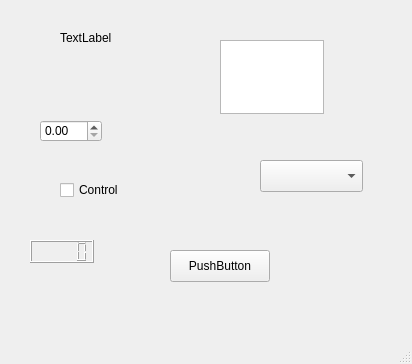
<?xml version="1.0" encoding="UTF-8"?>
<ui version="4.0">
 <class>FormPytestdriver</class>
 <widget class="QMainWindow" name="FormPytestdriver">
  <property name="geometry">
   <rect>
    <x>0</x>
    <y>0</y>
    <width>412</width>
    <height>364</height>
   </rect>
  </property>
  <property name="windowTitle">
   <string>MainWindow</string>
  </property>
  <widget class="QWidget" name="centralwidget">
   <widget class="QPushButton" name="pushButton">
    <property name="geometry">
     <rect>
      <x>170</x>
      <y>250</y>
      <width>100</width>
      <height>32</height>
     </rect>
    </property>
    <property name="text">
     <string>PushButton</string>
    </property>
   </widget>
   <widget class="QComboBox" name="Driver1">
    <property name="geometry">
     <rect>
      <x>260</x>
      <y>160</y>
      <width>103</width>
      <height>32</height>
     </rect>
    </property>
   </widget>
   <widget class="QTextEdit" name="textEdit">
    <property name="geometry">
     <rect>
      <x>220</x>
      <y>40</y>
      <width>104</width>
      <height>74</height>
     </rect>
    </property>
   </widget>
   <widget class="QDoubleSpinBox" name="Wait">
    <property name="geometry">
     <rect>
      <x>40</x>
      <y>120</y>
      <width>62</width>
      <height>22</height>
     </rect>
    </property>
   </widget>
   <widget class="QLabel" name="label">
    <property name="geometry">
     <rect>
      <x>60</x>
      <y>30</y>
      <width>58</width>
      <height>16</height>
     </rect>
    </property>
    <property name="text">
     <string>TextLabel</string>
    </property>
   </widget>
   <widget class="QLCDNumber" name="lcdValue">
    <property name="geometry">
     <rect>
      <x>30</x>
      <y>240</y>
      <width>64</width>
      <height>23</height>
     </rect>
    </property>
   </widget>
   <widget class="QCheckBox" name="Control">
    <property name="geometry">
     <rect>
      <x>60</x>
      <y>180</y>
      <width>85</width>
      <height>20</height>
     </rect>
    </property>
    <property name="text">
     <string>Control</string>
    </property>
   </widget>
  </widget>
  <widget class="QMenuBar" name="menubar">
   <property name="geometry">
    <rect>
     <x>0</x>
     <y>0</y>
     <width>412</width>
     <height>38</height>
    </rect>
   </property>
  </widget>
  <widget class="QStatusBar" name="statusbar"/>
 </widget>
 <resources/>
 <connections/>
</ui>
